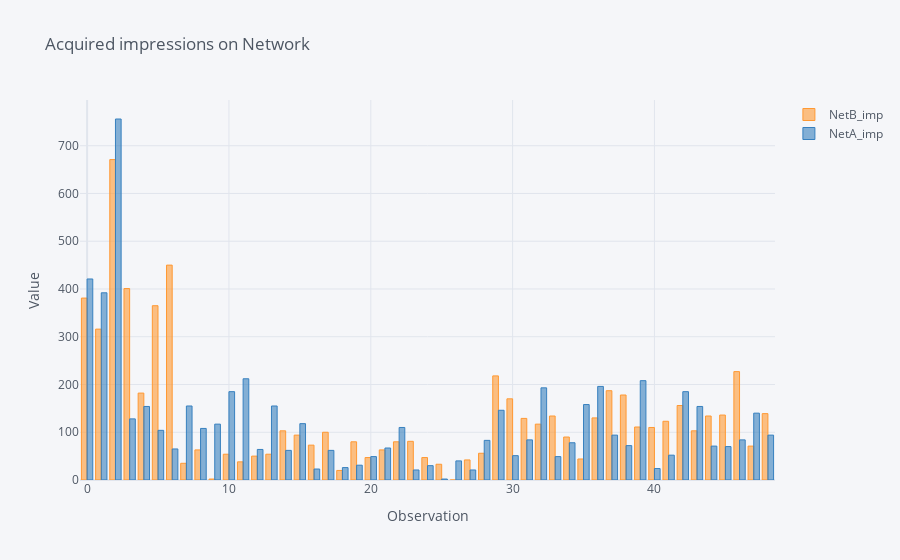

Source (notebook cell):
### Markdown cell above
### Bar charts

### Code cell
df2[['NetB_imp','NetA_imp']].iplot(kind='bar',fill=True,orientation='v'\
                                  ,filename='analysis',xTitle='Observation', yTitle='Value',title="Acquired impressions on Network")

### Figure 1 — Plotly figure (JSON) as saved in the notebook; plotly's stock layout.template omitted (floating-point values rounded to 4 significant figures)
{"data": [{"marker": {"color": "rgba(255, 153, 51, 0.6)", "line": {"color": "rgba(255, 153, 51, 1.0)", "width": 1}}, "name": "NetB_imp", "orientation": "v", "text": "", "type": "bar", "x": [0, 1, 2, 3, 4, 5, 6, 7, 8, 9, 10, 11, 12, 13, 14, 15, 16, 17, 18, 19, 20, 21, 22, 23, 24, 25, 26, 27, 28, 29, 30, 31, 32, 33, 34, 35, 36, 37, 38, 39, 40, 41, 42, 43, 44, 45, 46, 47, 48], "y": [381, 316, 671, 401, 182, 365, 450, 35, 63, 2, 54, 38, 50, 54, 103, 94, 73, 100, 20, 80, 47, 63, 80, 81, 47, 33, 0, 42, 56, 218, 170, 129, 117, 134, 90, 44, 130, 187, 178, 111, 110, 123, 156, 103, 134, 136, 227, 71, 139]}, {"marker": {"color": "rgba(55, 128, 191, 0.6)", "line": {"color": "rgba(55, 128, 191, 1.0)", "width": 1}}, "name": "NetA_imp", "orientation": "v", "text": "", "type": "bar", "x": [0, 1, 2, 3, 4, 5, 6, 7, 8, 9, 10, 11, 12, 13, 14, 15, 16, 17, 18, 19, 20, 21, 22, 23, 24, 25, 26, 27, 28, 29, 30, 31, 32, 33, 34, 35, 36, 37, 38, 39, 40, 41, 42, 43, 44, 45, 46, 47, 48], "y": [421, 392, 756, 128, 154, 104, 65, 155, 108, 117, 185, 212, 64, 155, 62, 118, 23, 62, 26, 31, 49, 67, 110, 21, 30, 2, 40, 21, 83, 146, 51, 84, 193, 49, 78, 158, 196, 94, 72, 208, 24, 52, 185, 154, 71, 70, 84, 140, 94]}], "layout": {"legend": {"bgcolor": "#F5F6F9", "font": {"color": "#4D5663"}}, "paper_bgcolor": "#F5F6F9", "plot_bgcolor": "#F5F6F9", "title": {"font": {"color": "#4D5663"}, "text": "Acquired impressions on Network"}, "xaxis": {"gridcolor": "#E1E5ED", "showgrid": true, "tickfont": {"color": "#4D5663"}, "title": {"font": {"color": "#4D5663"}, "text": "Observation"}, "zerolinecolor": "#E1E5ED"}, "yaxis": {"gridcolor": "#E1E5ED", "showgrid": true, "tickfont": {"color": "#4D5663"}, "title": {"font": {"color": "#4D5663"}, "text": "Value"}, "zerolinecolor": "#E1E5ED"}}}
